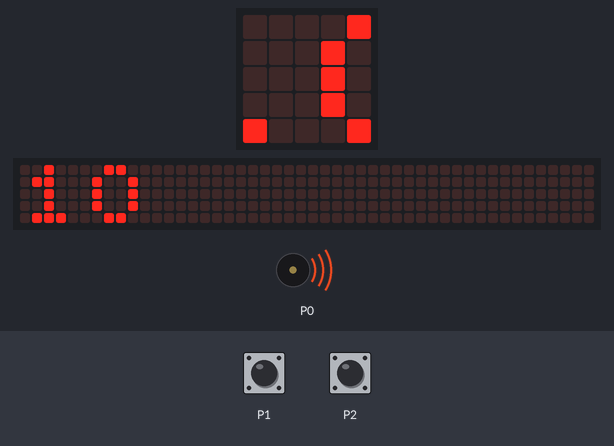
Simulated run of this program. Board: BBC micro:bit (MakeCode). Shown: the board's 5×5 LED display, a strip that is not on the board, showing the scrolling text unrolled, buzzer (waves = sounding). The test bench sets the inputs (shaded band). The 48×5 strip is a reading aid, not a part: it shows the text the display is scrolling, unrolled, one strip-width of it at a time.

Above: at 1.87 s.
1.9 s: touch pin P1 pressed for 3 s
At 5.3 s:
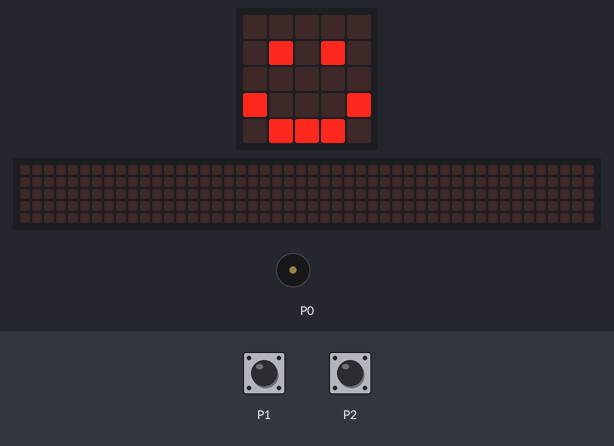
6.4 s: touch pin P2 pressed for 3 s
At 10.6 s:
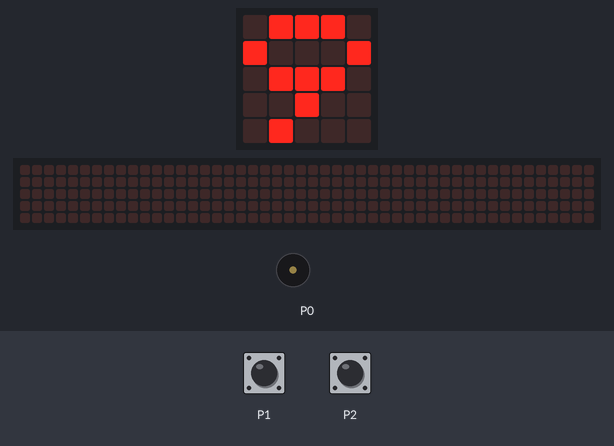
11.1 s: touch pin P1 pressed for 3 s
At 13.86 s:
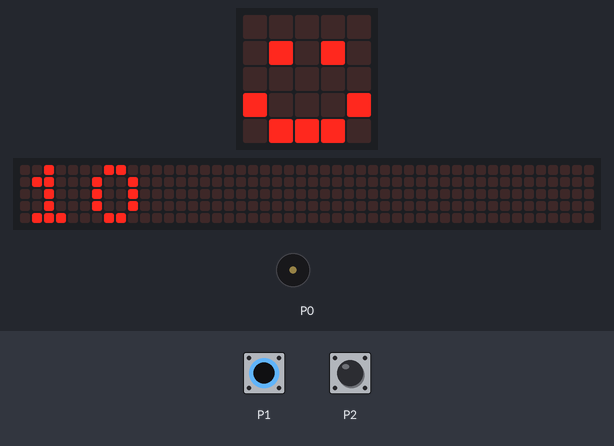
18.3 s: touch pin P2 pressed for 3 s
At 19.6 s:
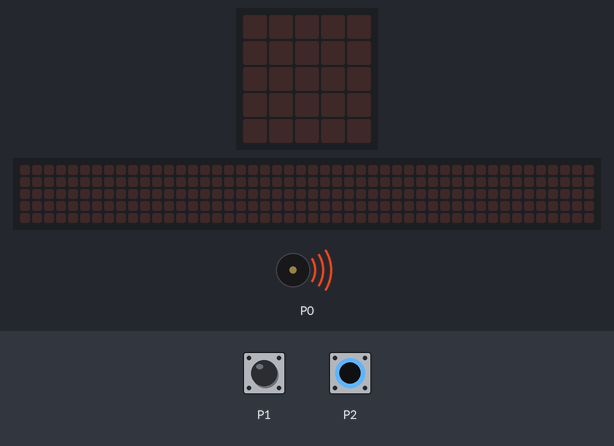
23.5 s: touch pin P2 pressed for 3 s
At 27.7 s:
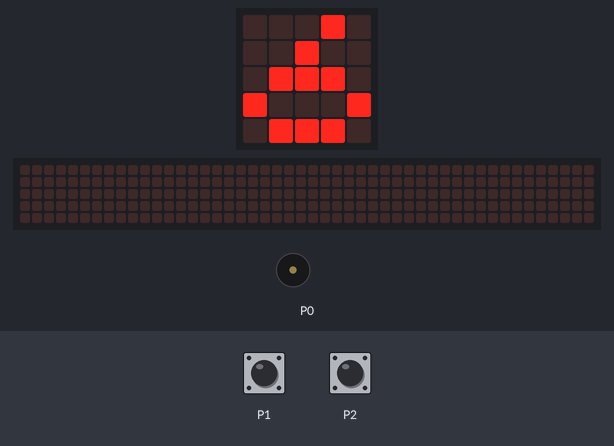
Timing chart, 0 to 29.0 s (numbered marks = the images above; inputs shaded):
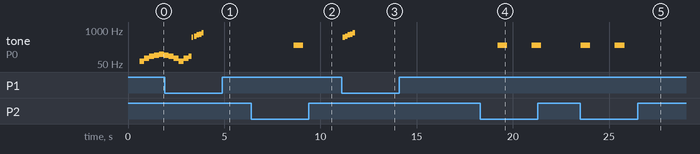

Measured:
- after the input at 1.9 s, the display: first differs from a run without the input after 1.4 s (image 1)
- after the input at 6.4 s, tone on P0: silent → 262 Hz after 2.2 s, → silent 0.50 s later
- after the input at 11.1 s, tone on P0: plays 523 Hz for 0.13 s, 587 Hz for 0.13 s, 659 Hz for 0.13 s, 698 Hz for 0.13 s, 784 Hz for 0.13 s, starting after 0.07 s; the display: first changes after 0.07 s (image 3 shows a later state)
- after the input at 18.3 s, tone on P0: alternates 262 Hz for 0.50 s and silent for 1.3 s, starting after 0.91 s
- after the input at 23.5 s, tone on P0: alternates 262 Hz for 0.50 s and silent for 1.3 s, 4 changes in all, then stays silent, starting at once; the display: first changes after 1.1 s (image 5 shows a later state)
- by itself, tone on P0: plays 98 Hz for 0.26 s, 82 Hz for 0.26 s, 65 Hz for 0.26 s, 82 Hz for 0.26 s, 98 Hz for 0.15 s, 523 Hz for 0.10 s … (10 notes in this stretch)
- what the display in image 4 shows lasts 1.0 s, from 19.2 s to 20.2 s

The program:

main.ts
```typescript
/**
 * En el Pin 2 conectamos el aro del alambre y en el GND conectamos el circuito que hemos hecho con el alambre.
 */
/**
 * En el Pin O se conecta un zumbador y la otra patilla al GND
 */
/**
 * En el Pin 1 conectamos el pulsador y la otra patilla a GND
 */
basic.showIcon(IconNames.Heart)
let Puntos = 10
music.startMelody(music.builtInMelody(Melodies.Blues), MelodyOptions.Once)
basic.forever(function () {
    basic.showNumber(Puntos)
    if (input.pinIsPressed(TouchPin.P2)) {
        Puntos += -1
        music.playTone(262, music.beat(BeatFraction.Whole))
        basic.pause(500)
    }
    if (input.pinIsPressed(TouchPin.P1)) {
        Puntos = 10
        music.startMelody(music.builtInMelody(Melodies.JumpUp), MelodyOptions.Once)
        basic.showIcon(IconNames.Happy)
        basic.pause(2000)
    }
    if (Puntos == 0) {
        music.startMelody(music.builtInMelody(Melodies.Funeral), MelodyOptions.Once)
        basic.showIcon(IconNames.Sad)
        basic.pause(4000)
        Puntos = 10
    }
})
```

test.ts
```typescript
// aquí va el archivo "tests"; esto no se compilará cuando este paquete se utilice como una extensión.
```
